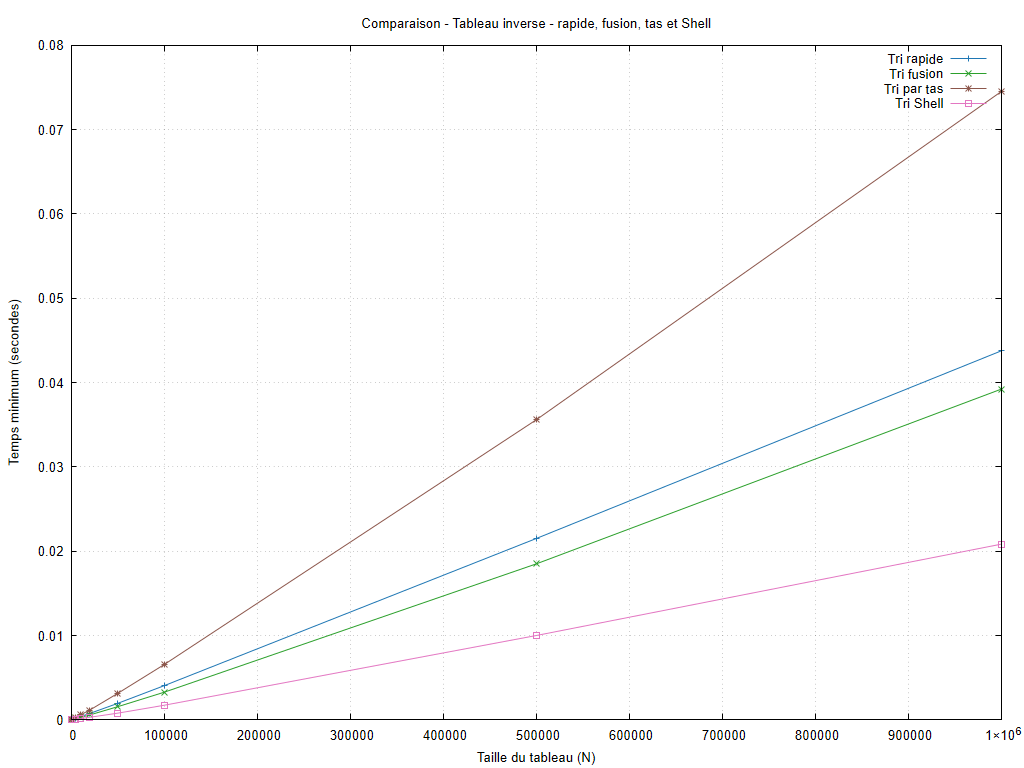

Source code (gnuplot):
set encoding utf8
set terminal pngcairo size 1024,768 font 'Arial,10'
set output 'graphiques/20261011_212626/configurations/decroissant_rapides.png'
set datafile missing 'non_mesure'
set datafile separator ';'
set title 'Comparaison - Tableau inverse - rapide, fusion, tas et Shell'
set xlabel 'Taille du tableau (N)'
set ylabel 'Temps minimum (secondes)'
set grid
set yrange [0:*]
plot 'resultats/20261011_212626/decroissant.csv' every ::1 using 1:8 title 'Tri rapide' with linespoints lc rgb '#1f77b4', 'resultats/20261011_212626/decroissant.csv' every ::1 using 1:10 title 'Tri fusion' with linespoints lc rgb '#2ca02c', 'resultats/20261011_212626/decroissant.csv' every ::1 using 1:12 title 'Tri par tas' with linespoints lc rgb '#8c564b', 'resultats/20261011_212626/decroissant.csv' every ::1 using 1:14 title 'Tri Shell' with linespoints lc rgb '#e377c2'
unset output
